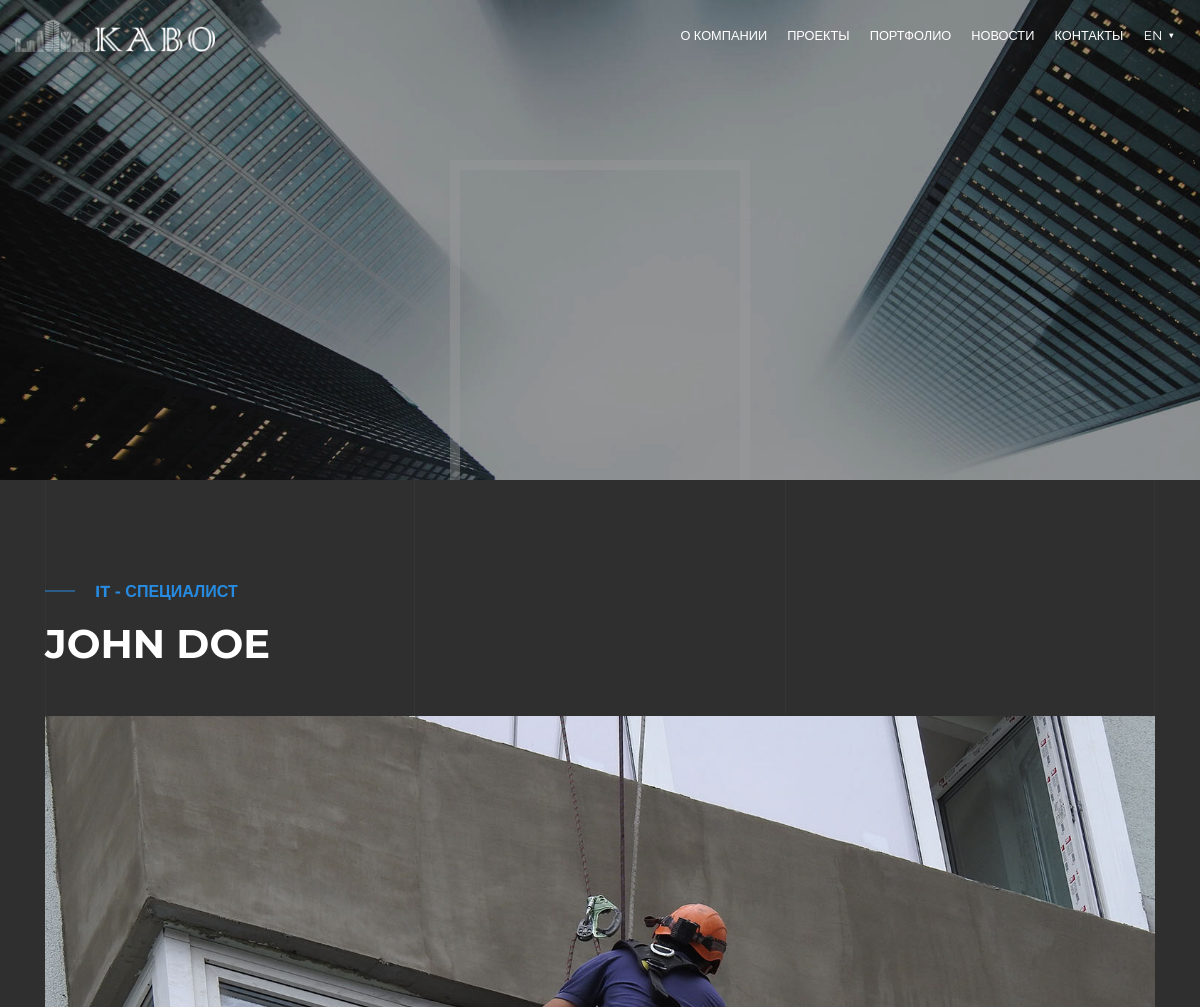
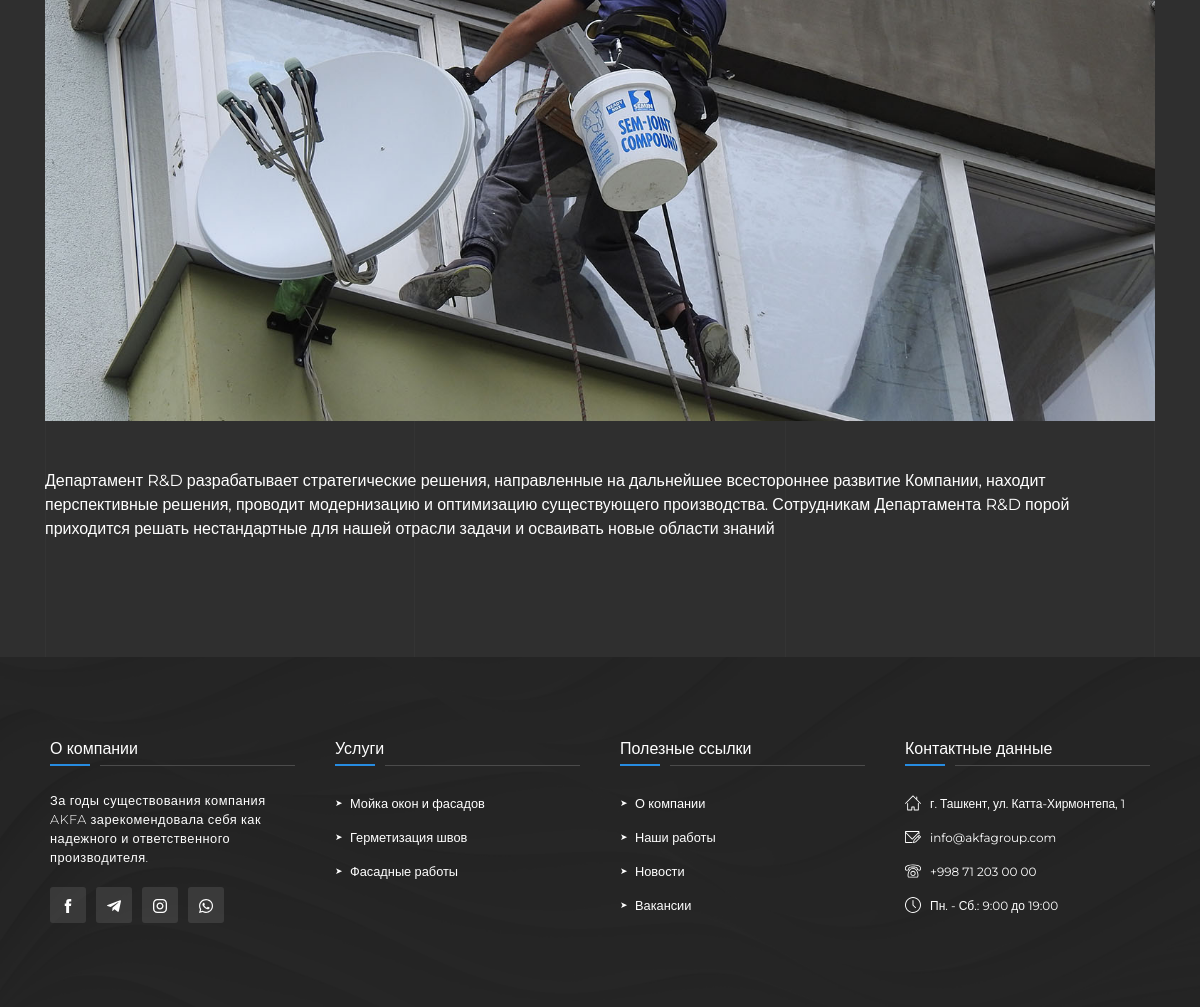
The page /about/partners/1 on the database its author committed (2 pictures, top to bottom).
### abcompany/models.py (models this page shows, shortened)
class PartnersModel(models.Model):
    name = models.CharField(max_length=150, null=True, blank=True)
    position = models.CharField(max_length=150, null=True, blank=True)
    description = RichTextField()
    image = models.ImageField(upload_to=team_upload_location, blank=True, null=True)
    class Meta:
        verbose_name = 'Partners'
        verbose_name_plural = 'Partners'
    def imageUrl(self):
        return self.image.url

### abcompany/views.py (the view)
# urls.py: path('partners/<slug>', partners_individual, name='partners-individual'),
def partners_individual(request, slug):
    context = {}
    partner = get_object_or_404(PartnersModel, id=slug)
    context['partner'] = partner
    return render(request, 'pages/partners-individual.html', context)

### abcompany/templates/pages/partners-individual.html (shortened to what this page needs)
{% extends 'base.html' %}
{% load mathfilters %}
{% load static %}
{% load i18n %}
{% block content %}
        <header class="header_promo other_pages_header">
            <div class="header_promo_background" style="background-image: url('{% static 'img/promo.jpg' %}')"></div>
            <div class="video_overlay"></div>
        </header>
    <section class="vacancy">
        <div class="container">
            <div class="section_content">
                <p class="vacancy_time">{{ partner.position}}</p>
                <h1 class="vacancy_title">{{ partner.name }}</h1>
                <div class="vacancy_img my-5 w-100">
                    <img class="w-100" src="{{ partner.imageUrl}}" alt="">
                </div>
                <p>
                    {{ partner.description|safe}}
                </p>
            </div>
        </div>
    </section>
{% endblock content %}

### static/css/style.css (style rules this page uses)
* { margin: 0; -webkit-box-sizing: border-box; box-sizing: border-box; }
html, body { width: 100%; margin: 0; padding: 0; font-family: "Montserrat", sans-serif; overflow-x: hidden; }
p { line-height: 150%; }
.header_promo { position: relative; overflow: hidden; top: 0; left: 0; width: 100%; height: 100vh; z-index: 5; }
.header_promo_background { width: 100%; height: 100vh; position: absolute; z-index: 1; background-size: cover; background-repeat: no-repeat; }
.other_pages_header { height: 60vh; }
.other_pages_header::after { position: absolute; content: ""; width: 300px; height: calc(100% - 150px); border: 10px solid rgba(255, 255, 255, 0.4); bottom: -10px; left: 50%; -webkit-transform: translateX(-50%); transform: translateX(-50%); z-index: 2; }
.video_overlay { width: 100%; height: 100vh; position: absolute; top: 0; left: 0; background: rgba(0, 0, 0, 0.4); z-index: 3; }
#about_section, .mission, .projects, .portfolio_page, .contacts, .vacancy, .project_individual { position: relative; overflow: hidden; background: #2f2f2f; z-index: 9; }
.vacancy { color: #fff; }
.vacancy_title { color: #fff; font-weight: bold; }
.vacancy_time { color: #278ce1; position: relative; text-transform: uppercase; padding-left: 50px; font-weight: bold; }
.vacancy_time::before { content: ""; left: 0; height: 1px; position: absolute; width: 30px; background: #278ce1; top: 46%; -webkit-transform: translateY(-50%); transform: translateY(-50%); }
.section_content { width: 100%; display: block; position: relative; padding: 100px 0; z-index: 99; }
.section_content::before { position: absolute; display: block; width: 33.33%; height: 100%; top: 0; left: 0; border-left: 1px solid #343434; border-right: 1px solid #343434; content: ""; z-index: -1; }
.section_content::after { position: absolute; display: block; width: 33.33%; height: 100%; top: 0; right: 0; border-left: 1px solid #343434; border-right: 1px solid #343434; content: ""; z-index: -1; }

### rows shown on the page
PartnersModel: position "IT - СПЕЦИАЛИСТ", name "JOHN DOE", imageUrl (picture), description "Департамент R&D разрабатывает стратегические решения, направленные на дальнейшее всестороннее развитие Компании, находит перспективные решения, проводит модернизацию и оптимизацию существующего производства. Сотрудникам Департамента R&D порой приходится решать нестандартные для нашей отрасли задачи и осваивать новые области знаний"

### other values the page prints
{{ LANGUAGE_CODE }} "EN"
